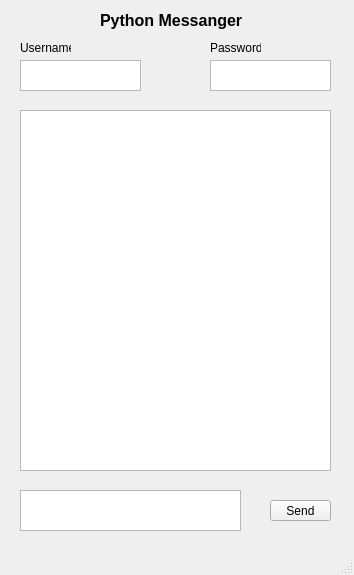
<?xml version="1.0" encoding="UTF-8"?>
<ui version="4.0">
 <class>MainWindow</class>
 <widget class="QMainWindow" name="MainWindow">
  <property name="geometry">
   <rect>
    <x>0</x>
    <y>0</y>
    <width>354</width>
    <height>575</height>
   </rect>
  </property>
  <property name="windowTitle">
   <string>Python Messanger</string>
  </property>
  <widget class="QWidget" name="centralwidget">
   <widget class="QTextBrowser" name="textBrowser">
    <property name="geometry">
     <rect>
      <x>20</x>
      <y>110</y>
      <width>311</width>
      <height>361</height>
     </rect>
    </property>
   </widget>
   <widget class="QTextEdit" name="textEdit">
    <property name="geometry">
     <rect>
      <x>20</x>
      <y>490</y>
      <width>221</width>
      <height>41</height>
     </rect>
    </property>
   </widget>
   <widget class="QPushButton" name="pushButton">
    <property name="geometry">
     <rect>
      <x>270</x>
      <y>500</y>
      <width>61</width>
      <height>21</height>
     </rect>
    </property>
    <property name="text">
     <string>Send</string>
    </property>
   </widget>
   <widget class="QLabel" name="label">
    <property name="geometry">
     <rect>
      <x>20</x>
      <y>40</y>
      <width>51</width>
      <height>16</height>
     </rect>
    </property>
    <property name="text">
     <string>Username</string>
    </property>
   </widget>
   <widget class="QLabel" name="label_2">
    <property name="geometry">
     <rect>
      <x>210</x>
      <y>40</y>
      <width>51</width>
      <height>16</height>
     </rect>
    </property>
    <property name="text">
     <string>Password</string>
    </property>
   </widget>
   <widget class="QLabel" name="label_3">
    <property name="geometry">
     <rect>
      <x>100</x>
      <y>10</y>
      <width>151</width>
      <height>21</height>
     </rect>
    </property>
    <property name="font">
     <font>
      <pointsize>12</pointsize>
      <weight>75</weight>
      <bold>true</bold>
     </font>
    </property>
    <property name="text">
     <string>Python Messanger</string>
    </property>
   </widget>
   <widget class="QPlainTextEdit" name="plainTextEdit">
    <property name="geometry">
     <rect>
      <x>20</x>
      <y>60</y>
      <width>121</width>
      <height>31</height>
     </rect>
    </property>
   </widget>
   <widget class="QPlainTextEdit" name="plainTextEdit_2">
    <property name="geometry">
     <rect>
      <x>210</x>
      <y>60</y>
      <width>121</width>
      <height>31</height>
     </rect>
    </property>
   </widget>
  </widget>
  <widget class="QMenuBar" name="menubar">
   <property name="geometry">
    <rect>
     <x>0</x>
     <y>0</y>
     <width>354</width>
     <height>21</height>
    </rect>
   </property>
  </widget>
  <widget class="QStatusBar" name="statusbar"/>
 </widget>
 <resources/>
 <connections/>
</ui>
